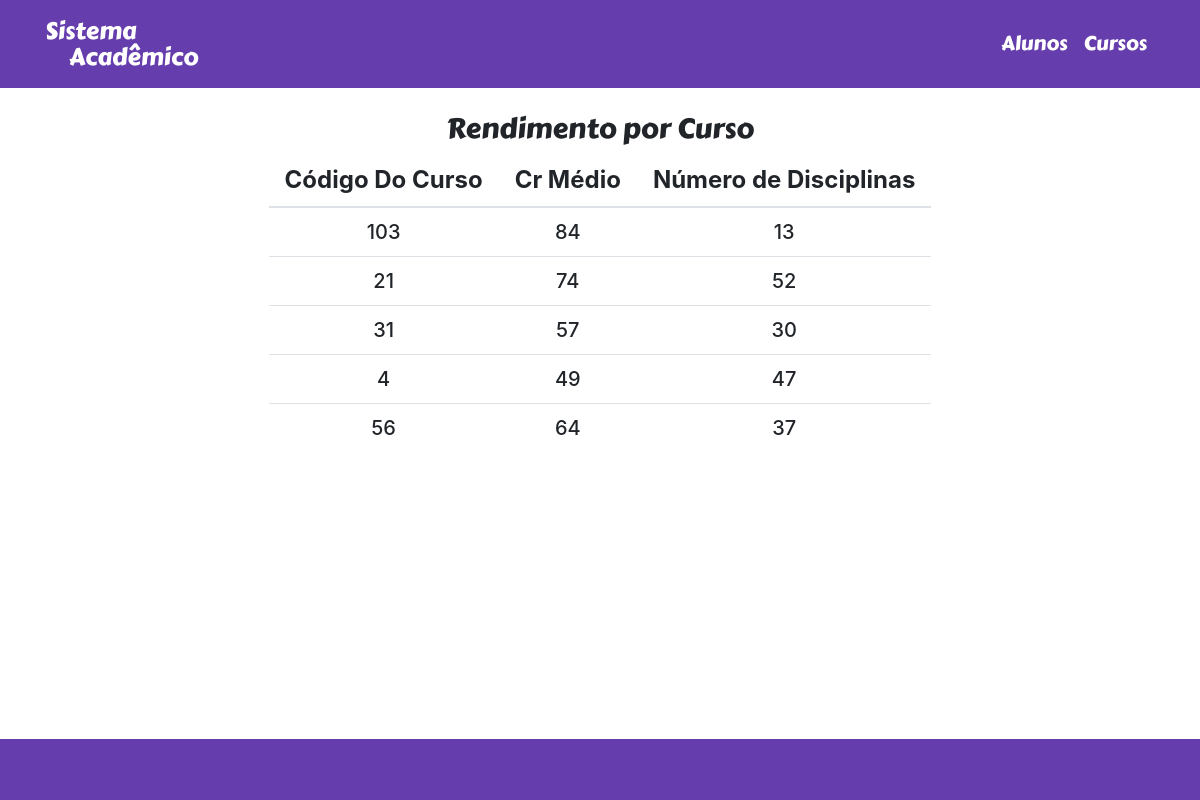
Page /curso/ on the committed database.
### curso/models.py (models this page shows)
class Curso (models.Model):
    codigo = models.CharField(max_length=8, db_index=True, unique=True, primary_key=True)
    class Meta:
        db_table = 'curso'
    def __str__(self):
        return self.codigo
    def getNumeroDisciplinas(self):
        return Curso.objects.get(codigo=self.codigo).disciplina_set.all().count()

### curso/views.py (the view)
# urls.py: path('', views.listaCurso, name="listaCurso"),
def listaCurso(request):
    cursos = DisciplinaCursada.objects.select_related('disciplina').annotate(curso=F('disciplina__cursoAssociado__codigo')).values('curso').annotate(notaCarga=Sum(F('nota')*F('disciplina__cargaHoraria')), cargaHoraria= Sum(F('disciplina__cargaHoraria')))
    cursos = cursos.values('curso').annotate(cr=F('notaCarga') / F('cargaHoraria'))
    print(cursos)
    for curso in cursos:
        curso['curso'] = get_object_or_404(Curso, codigo = curso['curso'] )
        curso['nDisciplinas'] = curso['curso'].getNumeroDisciplinas()
    print(cursos)
    return render(request, 'curso/index.html', {'cursos':cursos})

### aluno/contextProcessors.py (called while the page is built)
def tabelaVazia(request):
    numLinhas = Aluno.objects.all().count()
    return {
        'nAlunos': numLinhas
    }

### curso/contextProcessors.py (called while the page is built)
def tabelaVazia(request):
    numLinhas = Curso.objects.all().count()
    return {
        'nCursos': numLinhas
    }

### disciplina/contextProcessors.py (called while the page is built)
def tabelaVazia(request):
    numLinhas = Disciplina.objects.all().count()
    return {
        'nDisciplinas': numLinhas
    }

### curso/templates/curso/index.html (shortened to what this page needs)
{% extends 'base.html' %}
{% load static %}
{% block corpo %}
<div class="container py-4 fillView ">
    {% if nCursos != 0 %}
        <div class="d-flex justify-content-center">
            <h3 class="d-inline-block carterOne">Rendimento por Curso</h3>
        </div>
        <div class="talbe-responsive">
            <table class="table w-auto table-hover mx-auto">
                <thead>
                    <tr>
                    <th scope="col" class="border-top-0"><h4 class="font-weight-bold m-0 mx-1 text-center">Código Do Curso</h4></th>
                    <th scope="col" class="border-top-0"><h4 class="font-weight-bold m-0 mx-1 text-center">Cr Médio</h4></th>
                    <th scope="col" class="border-top-0"><h4 class="font-weight-bold m-0 mx-1 text-center">Número de Disciplinas</h4></th>
                    </tr>
                </thead>
                <tbody>
                {% for row in cursos %}
                    <tr>
                        <td class="h5">{{row.curso}}</td>
                        <td class="h5">{{row.cr}}</td>
                        <td class="h5">{{row.nDisciplinas}}</td>
                    </tr>
                {% endfor %}
                </tbody>
            </table>
        </div>
    {% else %}
    <div class="d-flex justify-content-center">
        <h3 class="d-inline-block carterOne text-capitalize text-center w-50 text-black-50">Não há nenhum curso cadastrado no sistema...</h3>
    </div>
    {% endif %}
</div>
{% endblock %}

### static/css/styles.css (style rules this page uses)
.carterOne { font-family: CarterOne; }
.fillView { min-height: calc(100vh - 92.8px - 56px); }
td { vertical-align: middle !important; text-align: center !important; }

### rows in the picture
Curso: curso "103", cr "84", nDisciplinas "13"
Curso: curso "21", cr "74", nDisciplinas "52"
Curso: curso "31", cr "57", nDisciplinas "30"
Curso: curso "4", cr "49", nDisciplinas "47"
Curso: curso "56", cr "64", nDisciplinas "37"
